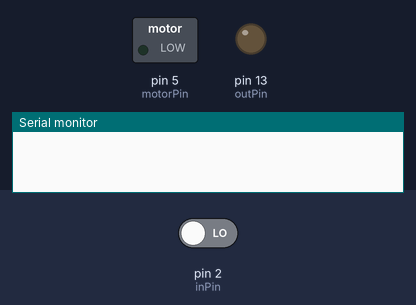
Recording of a sketch running on a simulated Arduino Uno, built with avr-gcc and run on an emulated ATmega328P. Parts: switched loads named in the sketch (green lamp = pin HIGH), output pins drawn as LEDs (lit = HIGH), the last lines printed to the serial monitor. The test bench sets the inputs (shaded band); at power-on: pin 2 (inPin) LOW.

Above: at 1.2 s.
1.3 s: pin 2 (inPin) driven HIGH
At 5.4 s:
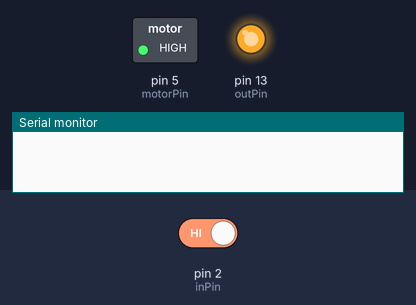
At 6.5 s:
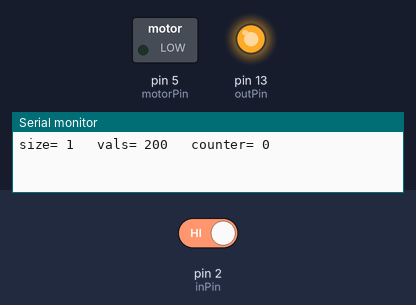
Timing chart, 0 to 8.0 s (numbered marks = the images above; inputs shaded):
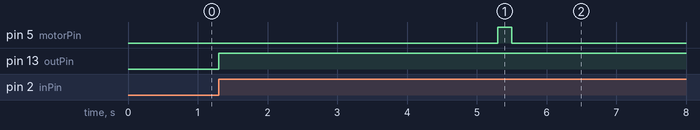

Measured:
- after the input at 1.3 s, pin 5 (motorPin): LOW → HIGH after 4.0 s, → LOW 0.20 s later; pin 13 (outPin): LOW → HIGH at once

The sketch:

Motor-control-script.ino
```cpp
/* Description:
 *  Author: Luis Bezares Calderon, based on the switch code by David A. Mellis (21 November 2006)
 *  switch
 * Purpose: Controlling the vibration of a shaftless motor according using an on delay value and indirectly causing a filament to vibrate.
 * Circuit configuration: A motor circuit of the type describe in tis link: http://learningaboutelectronics.com/Articles/Vibration-motor-circuit.php
 * Other requirements: A thin filament glued to the motor.
 * This script was used to stimulate trunk tethered larva as described in Bezares-Calderon et al,2018.
 *
 */

int inPin = 2;         // the number of the input pin
int outPin = 13;       // the number of the output pin
const int motorPin = 5;
int LOOP = 0;
int myDelayVals[1]{200};   //The most important variable to specify the magnitude of the stimulation. More than one stimulation delays can be added to the array.
//
int state = LOW;      // the current state of the output pin
int reading;           // the current reading from the input pin
int previous = LOW;    // the previous reading from the input pin
int Size;
// DM: the following variables are long's because the time, measured in miliseconds,
// will quickly become a bigger number than can be stored in an int.
long time = 0;         // DM:the last time the output pin was toggled
long debounce = 200;   // DM:the debounce time, increase if the output flickers

void setup()
{
  pinMode(inPin, INPUT);
  pinMode(outPin, OUTPUT);
 Serial.begin(9600);
  pinMode(motorPin, OUTPUT);
}

void loop()
{
  reading = digitalRead(inPin);
  // DM:if the input just went from LOW and HIGH and we've waited long enough
  // to ignore any noise on the circuit, toggle the output pin and remember
  // the time
  if (reading == HIGH && previous == LOW && millis() - time > debounce) {
    if (state == HIGH){
      state = LOW;
      LOOP=0;
  } else
      state = HIGH;

    time = millis();
  }

  digitalWrite(outPin, state);
  if(state == HIGH && LOOP == 0){
      Size=(sizeof(myDelayVals)/sizeof(int)); // this variable store the number of delay values to be used.
      delay(4000);  //An initial delay before starting the stimulation
     for(int i=0; i<Size; i++ ){
       analogWrite(motorPin,255);  //0-255 is the dynamic range of the motor. The highest value is used (255).
       delay(myDelayVals[i]);  //Leave the motor on at the defined value for the time specified in the myDelayVals vector.
       Serial.print("size= ");
       Serial.print(Size);
       Serial.print("\t vals= ");
       Serial.print(myDelayVals[i]);
       Serial.print("\t counter= ");
       Serial.println(i);
       analogWrite(motorPin,0); //Switch off the motor
       delay(6000); //Rest time before the next stimulation value.
     }
     delay(1000);
     LOOP=1;   // Flag variable needed to stop the program.
   }


  previous = reading;
}
```
